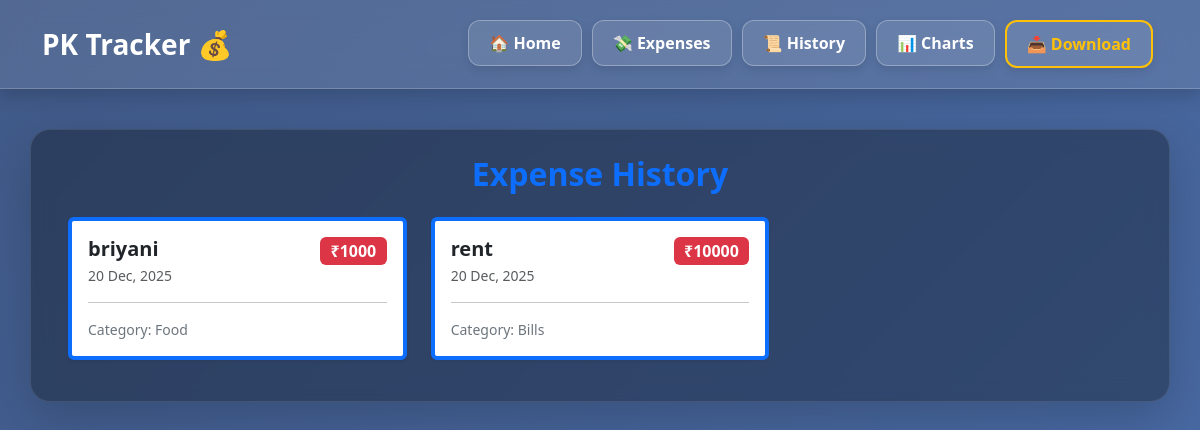
The page /history/ on the database its author committed.
### expenses/models.py (models this page shows, shortened)
class Expense(models.Model):
    CATEGORY_CHOICES = [
        ('Food', 'Food '),
        ('Travel', 'Travel '),
        ('Entertainment', 'Entertainment '),
        ('EMI/Loans', 'EMI/Loans '),
        ('Shopping', 'Shopping '),
        ('Bills', 'Bills '),
        ('Others', 'Others ️'),
    ]
    title = models.CharField(max_length=100)
    amount = models.IntegerField()
    category = models.CharField(max_length=20, choices=CATEGORY_CHOICES)
    date = models.DateField()

### expenses/views.py (the view)
# urls.py: path('history/', views.expense_history, name='expense_history'),
def expense_history(request):
    expenses = Expense.objects.all().order_by('-date')
    return render(request, 'expenses/history.html', {'expenses': expenses})

### expenses/templates/expenses/history.html
{% extends 'expenses/base.html' %}
{% block content %}
<div class="container">
    <h2 class="text-center mb-4 fw-bold text-primary">Expense History</h2>
    <div class="row">
        {% for expense in expenses %}
        <div class="col-md-6 col-lg-4 mb-3">
            <div class="card shadow-sm border-start border-primary border-4">
                <div class="card-body">
                    <div class="d-flex justify-content-between align-items-start">
                        <div>
                            <h5 class="card-title fw-bold mb-1">{{ expense.title }}</h5>
                            <p class="text-muted small mb-0">{{ expense.date|date:"d M, Y" }}</p>
                        </div>
                        <span class="badge bg-danger fs-6">₹{{ expense.amount }}</span>
                    </div>
                    <hr>
                    <p class="card-text text-secondary italic small">Category: {{ expense.category }}</p>
                </div>
            </div>
        </div>
        {% empty %}
        <div class="text-center mt-5">
            <p class="text-muted">No expenses recorded yet.</p>
            <a href="/add" class="btn btn-primary">Add Your First Expense</a>
        </div>
        {% endfor %}
    </div>
</div>
{% endblock %}

### expenses/templates/expenses/base.html (style rules this page uses)
:root { --primary-color: #0d6efd; --money-color: #4caf50; }
body { background: linear-gradient(135deg, rgba(30, 60, 114, 0.85) 0%, rgba(42, 82, 152, 0.85) 100%); background-attachment: fixed; font-family: 'Segoe UI', Tahoma, Geneva, Verdana, sans-serif; color: white; min-height: 100vh; overflow-x: hidden; position: relative; }

### rows shown on the page
Expense: title "briyani", date "20 Dec, 2025", amount "1000", category "Food"
Expense: title "rent", date "20 Dec, 2025", amount "10000", category "Bills"
